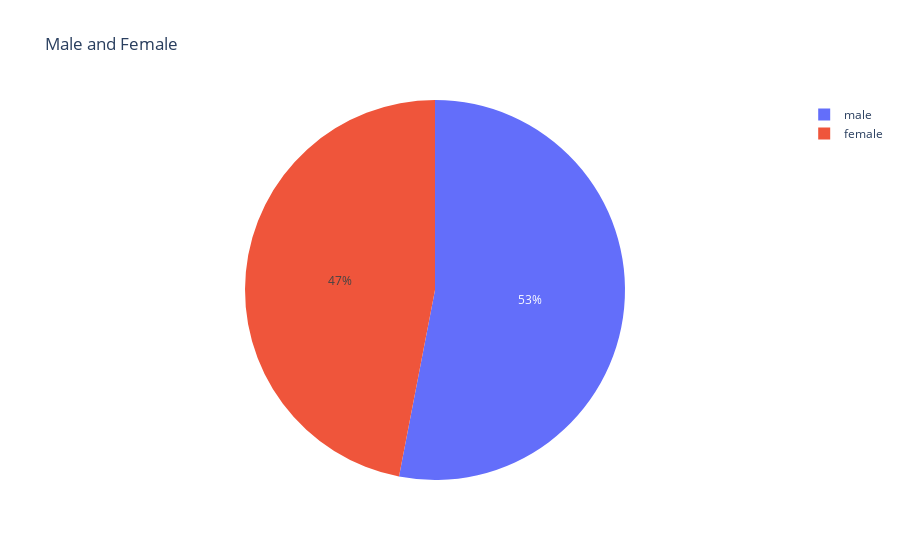

The notebook cell this image was saved under:
### Code cell
# Find out the male vs female vaccination:---
male = vaccination["Male(Individuals Vaccinated)"].sum()
female = vaccination["Female(Individuals Vaccinated)"].sum()
px.pie(names=["male", "female"], values=[male, female], title="Male and Female")

### Figure 1 — Plotly figure (JSON) as saved in the notebook; plotly's stock layout.template omitted (floating-point values rounded to 4 significant figures)
{"data": [{"domain": {"x": [0, 1], "y": [0, 1]}, "hovertemplate": "label=%{label}<br>value=%{value}<extra></extra>", "labels": ["male", "female"], "legendgroup": "", "name": "", "showlegend": true, "type": "pie", "values": [7138698858, 6321628736]}], "layout": {"legend": {"tracegroupgap": 0}, "title": {"text": "Male and Female"}}}
